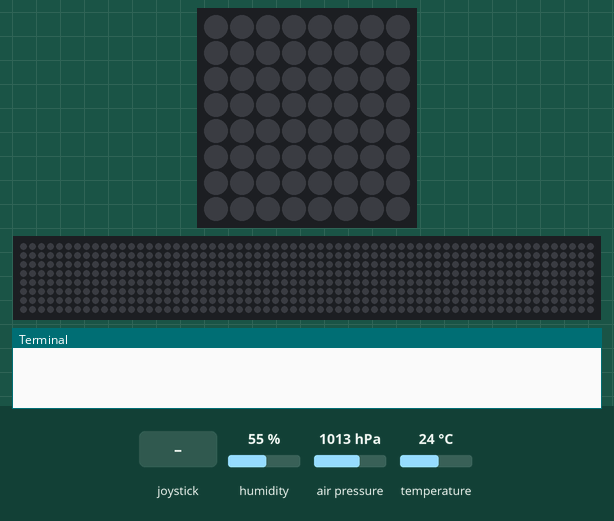
Simulated run of this program. Board: Raspberry Pi (BCM pin numbers) with a Sense HAT. Parts: the Sense HAT's 8×8 RGB LED matrix, a strip that is not on the board, showing the scrolling text unrolled, the last lines printed to the terminal. The test bench sets the inputs (shaded band); at power-on: humidity 55 %, air pressure 1013 hPa, temperature 24 °C. The pygame window is not drawn; the 64×8 strip is a reading aid, not a part: it shows the text the matrix is scrolling, unrolled, one strip-width of it at a time.

Above: at 1.2 s.
1.3 s: joystick pushed up
At 1.6 s:
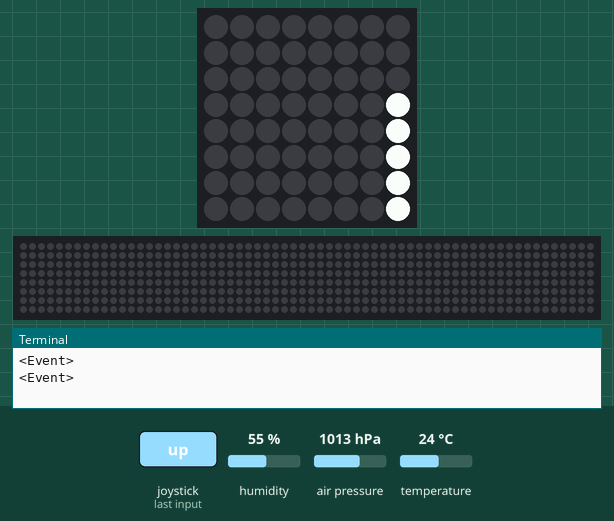
At 2.1 s:
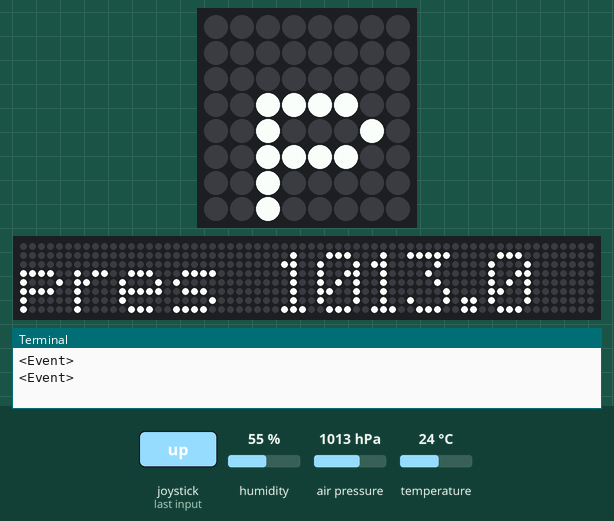
Timing chart, 0 to 4.3 s (numbered marks = the images above; inputs shaded):
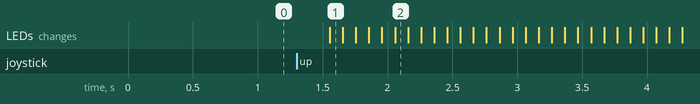

Measured:
- after the input at 1.3 s, the LEDs: change after 0.25 s (image 1)

The program:

sensehat-screenless.py
```python
#!/usr/bin/python3
import pygame
import time
import os

from pygame.locals import *
from sense_hat import SenseHat

pygame.init()
pygame.display.set_mode((640, 480))
sense = SenseHat()
sense.clear()


while True:

    t = sense.get_temperature()
    p = sense.get_pressure()
    h = sense.get_humidity()

    t = round(t, 1)
    p = round(p, 1)
    h = round(h, 1)

    t = "temp {0}".format(t)
    p = "pres {0}".format(p)
    h = "humi {0}".format(h)

    for event in pygame.event.get():
        print(event)
        if event.type == KEYUP:

            if event.key == K_DOWN:
                sense.show_message(t)

            elif event.key == K_UP:
                sense.show_message(p)

            elif event.key == K_LEFT:
                sense.show_message(h)

            elif event.key == K_RIGHT:
                sense.show_message(time.strftime("%H:%M"))

            elif event.key == K_RETURN:
                os.system("sudo poweroff")
```
